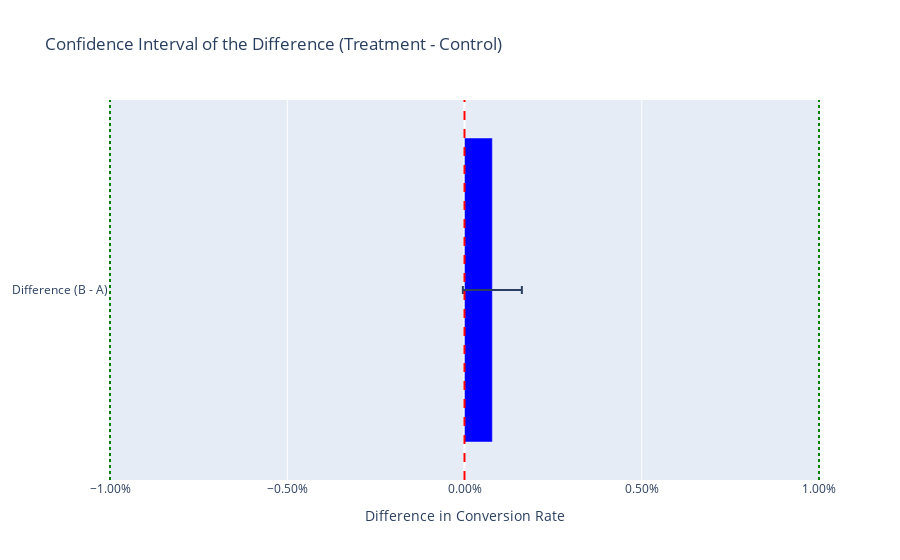

Notebook code for this chart:
### Markdown cell above
### Scenario 5: Statistically Significant, NOT Practically Significant
- **Setup:** 10% control CVR. True lift is 0.1% (to 10.1%). We use a *massive* sample size (e.g., 1,000,000).
- **Expected:** Statistically Significant (p < 0.05) but CI is below our MDE of 1%. This is a "who cares?" result.

### Code cell
n = 1000000
c_a, n_a = utils.generate_synthetic_data(n, 0.100)
c_b, n_b = utils.generate_synthetic_data(n, 0.101)
run_and_print_analysis("5. Stat. Sig, Not Practical Sig.", n_a, n_b, c_a, c_b, mde_abs=0.01)

### Figure 1 — Plotly figure (JSON) as saved in the notebook; plotly's stock layout.template omitted (floating-point values rounded to 4 significant figures)
{"data": [{"error_x": {"array": [0.0008321], "arrayminus": [0.0008321], "symmetric": false, "type": "data"}, "marker": {"color": "blue"}, "name": "95% Confidence Interval", "orientation": "h", "type": "bar", "x": [0.000786], "y": ["Difference (B - A)"]}], "layout": {"shapes": [{"line": {"color": "red", "dash": "dash"}, "name": "No Effect (0.0)", "type": "line", "x0": 0, "x1": 0, "xref": "x", "y0": 0, "y1": 1, "yref": "y domain"}, {"line": {"color": "green", "dash": "dot"}, "name": "MDE (+1.0%)", "type": "line", "x0": 0.01, "x1": 0.01, "xref": "x", "y0": 0, "y1": 1, "yref": "y domain"}, {"line": {"color": "green", "dash": "dot"}, "name": "MDE (-1.0%)", "type": "line", "x0": -0.01, "x1": -0.01, "xref": "x", "y0": 0, "y1": 1, "yref": "y domain"}], "title": {"text": "Confidence Interval of the Difference (Treatment - Control)"}, "xaxis": {"tickformat": ",.2%", "title": {"text": "Difference in Conversion Rate"}}}}
